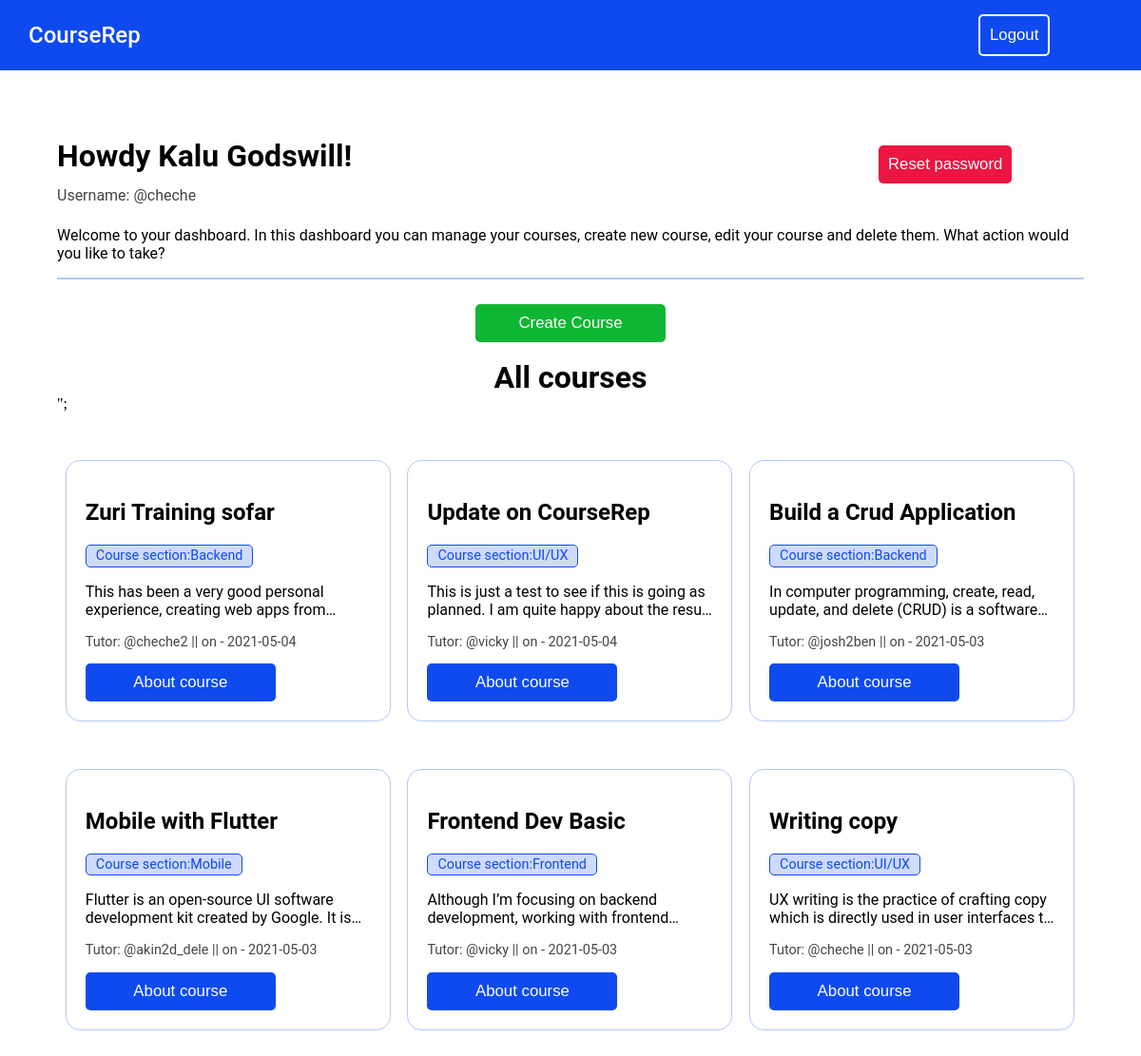
Screenshot of /index.php (signed in) with the database file from the repository.
### tables this page shows
CREATE TABLE `courses` (
  `courseid` int(255) NOT NULL,
  `timecreated` date NOT NULL DEFAULT current_timestamp(),
  `creator` varchar(255) NOT NULL,
  `coursename` varchar(255) NOT NULL,
  `coursesection` varchar(255) NOT NULL,
  `coursedesc` varchar(255) NOT NULL
);

### index.php (the view, shortened to what this page needs)
<?php include_once "includes/mysql-conn.php" ?>
<!DOCTYPE html>
<html lang="en">
<head>
    <link rel="stylesheet" href="includes/style.css" >
</head>
<body>
<div class="header">
<h2 class="title" > <a href="index.php">CourseRep </a></h2>
<form action="includes/functions.php" class="logout-btn">
    <button name="logout" class:> Logout </button>
</form>
</div>
<div class="container">
<div class="profile">
    <div class="pbody">
   <h1> Howdy <?php echo $_SESSION["name"]?>! </h1>
   <p class="subtext"> Username: <span> <?php echo "@" .$_SESSION["username"] ?> </span></p>
</div>
   <form action="reset.php" class="reset-btn" method="POST">
      <button name="reset" > Reset password </button>
</form>
</div>
   <p >
       Welcome to your dashboard. In this dashboard you can manage your courses,
       create new course, edit your course and delete them.
       What action would you like to take?
   <p>
       <hr>
 <div class="center">
<form action="create.php" class="create-btn" method="POST">
      <button name="create" > Create Course </button>
</form>
</div>
       <h1 class='center'> All courses </h1>";
<div class="row" id="courses">
    <?php
            $sql = "SELECT * FROM courses ORDER BY courseid DESC";
            if($result = mysqli_query($conn, $sql)){
                if(mysqli_num_rows($result) > 0){
                    while($row = mysqli_fetch_array($result)){
                        $coursename = $row["coursename"];
                        $creator = $row["creator"];
                        $time = $row["timecreated"];
                        $section = $row["coursesection"];
                        $desc = $row["coursedesc"];
                        $courseid= $row["courseid"];
                        echo "<div class='column'>";
                      echo "<div class='column-container'>";
                        echo "<h2 class='entrytext'> $coursename</h2>";
                        echo "<p class='subtext message' style='width:max-content; color:rgb(14, 74, 238)';> <span> Course section:$section </span>"."</br>";
                        echo "<p class='entrytext'> $desc </p>";
                        echo "<p class='timestamp'> <span> Tutor: @$creator || on - $time </span> </p>";
                       echo" <form action='read.php?view=$courseid' method='POST' class='create-btn' >
                  <button name='edit' style='background-color:rgb(14, 74, 238);'> About course </button> </form>";
                  echo "</div>";
                  echo "</div>";
                    }
                } else{
                    echo "<p class='center alert'> No course available. Create a course.</p>" ."</br";
                }
            } else {
                echo "ERROR: Could not able to execute $sql. " . mysqli_error($conn);
            }
            exit();
?>

### includes/style.css (style rules this page uses)
.column-container { margin:auto; width:300px; padding: 20px; margin-top:50px; border: 1px solid; border-color: rgba(14, 74, 238, 0.3); border-radius:15px; }
.column { float: left; width: 33.3%; }
.entrytext { overflow: hidden; text-overflow: ellipsis; display: -webkit-box; -webkit-line-clamp: 2; -webkit-box-orient: vertical; }
.row:after { content: ""; display: table; clear: both; }
.container { width:90%; margin:auto; margin-top: 50px; }
body { margin:0px; margin-bottom: 50px; }
h2,h1,h3,p,form, span { font-family: Roboto; overflow-wrap: break-word; }
.header { color:white; background-color:rgb(14, 74, 238); padding:3px 60px 3px 30px; display: flex; flex-flow:row wrap; align-items:center; }
.title { width:90%; }
.logout-btn { width:10%; }
.profile { display: flex; flex-flow:row wrap; align-items:center; }
.pbody { width:80%; }
.message { color:rgb(14, 74, 238); background-color: rgba(14, 74, 238, 0.2); border: 1px solid; border-color: rgb(14, 74, 238); border-radius:5px; padding: 10px; font-size: 90% }
button { cursor:pointer; }
a { font-weight: 500; color:rgb(14, 74, 238); text-decoration: none; }
hr { border: 1px solid; border-color: rgba(14, 74, 238, 0.3); }
.subtext { color:rgb(68, 68, 68); line-height: 0.1; }
.timestamp { color:rgb(68, 68, 68); font-size: 90%; }
.logout-btn button { font-size:105%; color:white; background-color: transparent!important; border: 2px solid; border-color: white; border-radius:5px; padding:10px; }
.reset-btn button { font-size: 105%; color:white; background-color: rgb(235, 22, 65); border-radius:5px; padding:10px; border:none; }
.create-btn button { font-size: 105%; color:white; background-color: rgb(15, 182, 51); border-radius:5px; padding:10px 5px 10px 5px; border:none; width:200px; }
.title a { color:white; }
.center { width: max-content; margin:auto; text-align: center; }

### rows the page displays
courses: coursename "Zuri Training sofar", coursesection "Backend", coursedesc "This has been a very good personal experience, creating web apps…", creator "cheche2", timecreated "2021-05-04"
courses: coursename "Update on CourseRep", coursesection "UI/UX", coursedesc "This is just a test to see if this is going as planned. I am quite happy about the…", creator "vicky", timecreated "2021-05-04"
courses: coursename "Build a Crud Application", coursesection "Backend", coursedesc "In computer programming, create, read, update, and delete (CRUD) is a…", creator "josh2ben", timecreated "2021-05-03"
courses: coursename "Mobile with Flutter", coursesection "Mobile", coursedesc "Flutter is an open-source UI software development kit created by Google. It…", creator "akin2d_dele", timecreated "2021-05-03"
courses: coursename "Frontend Dev Basic", coursesection "Frontend", coursedesc "Although I’m focusing on backend development, working with…", creator "vicky", timecreated "2021-05-03"
courses: coursename "Writing copy", coursesection "UI/UX", coursedesc "UX writing is the practice of crafting copy which is directly used in user interfaces…", creator "cheche", timecreated "2021-05-03"

### other values shown
$_SESSION["name"] "Kalu Godswill"
$_SESSION["username"] "cheche"
